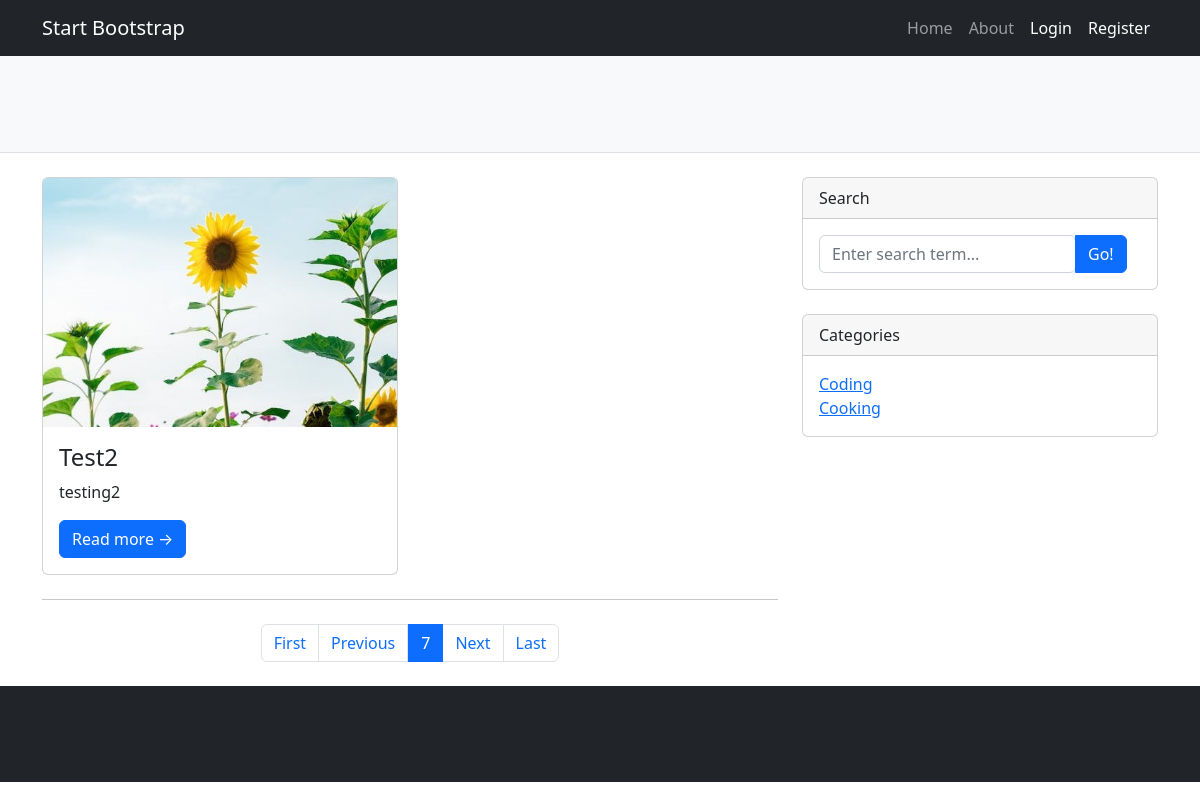
The page /?page=7 on the database as committed earlier.
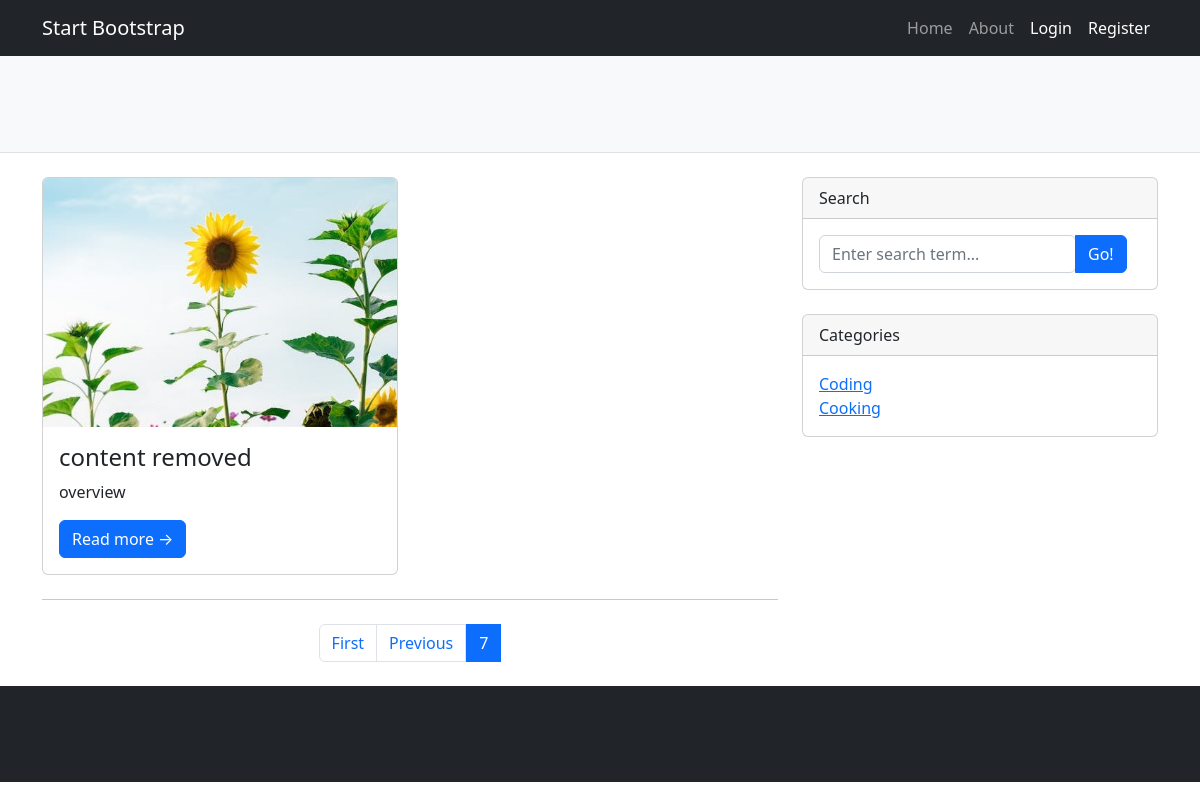
The same page on the database as committed later.
### core/models.py (models this page shows, shortened)
class Post(models.Model):
    author = models.ForeignKey(User, on_delete=models.CASCADE)
    title = models.CharField(max_length=30)
    overview = models.CharField(max_length=60, null=True, blank=True)
    content = RichTextField(blank=True, null=True)
    category = models.ManyToManyField(Category, blank=True)
    thumbnail = models.ImageField(upload_to='media/thumbnails', null=True, blank=True)
    timestamp = models.DateTimeField(auto_now_add=True)
    view_count = models.IntegerField(default=0)

class Category(models.Model):
    category_name = models.CharField(max_length=30)

### core/views.py (the view)
# urls.py: 2. Add a URL to urlpatterns:  path('', views.home, name='home')
def home(request):
    post_list = Post.objects.order_by('timestamp')
    paginator = Paginator(post_list, 1)
    page_number = request.GET.get('page')
    page_obj = paginator.get_page(page_number)
    context = {
        'post_list': post_list,
        'page_obj': page_obj
    }
    return render(request, 'core/index.html', context)

### core/context_processors.py (called while the page is built)
def category_sidebar(request):
    return {'category_list': Category.objects.all()}

### core/templates/core/index.html (shortened to what this page needs)
{% extends 'core/base.html' %}
{% load static %}
{% block content %}
    <header class="py-5 bg-light border-bottom mb-4">
    </header>
    <div class="container">
        <div class="row">
            <div class="col-lg-8">
                <div class="row">
                    <div class="col-lg-6">
                        {% for post in page_obj %}
                            <div class="card mb-4">
                                <a href="">
                                    {% if post.thumbnail %}
                                    <img class="card-img-top"
                                                  src="{{ post.thumbnail.url }}" alt="">
                                    {% else %}
                                    <img class="card-img-top"
                                                  src="{% static 'assets/img/default.jpg' %}" alt="">
                                    {% endif %}
                                </a>
                                <div class="card-body">
                                    <h2 class="card-title h4">{{ post.title }}</h2>
                                    <p class="card-text">{{ post.overview }}</p>
                                    <a class="btn btn-primary" href="{% url 'post-detail' post.id %}">Read more →</a>
                                </div>
                            </div>
                        {% endfor %}
                                </div>
                                <div class="col-lg-6">
                        </div>
                </div>
                <nav aria-label="Pagination">
                    <hr class="my-0"/>
                    <ul class="pagination justify-content-center my-4">
                        {% if page_obj.has_previous %}
                            <li class="page-item"><a class="page-link" href="?page=1">First</a></li>
                            <li class="page-item"><a class="page-link" href="?page={{ page_obj.previous_page_number }}">Previous</a></li>
                        {% endif %}
                        <li class="page-item active page-link" aria-current="page">{{ page_obj.number }}</li>
                        {% if page_obj.has_next %}
                        <li class="page-item"><a class="page-link" href="?page={{ page_obj.next_page_number }}">Next</a></li>
                        <li class="page-item"><a class="page-link" href="?page={{ page_obj.paginator.num_pages }}">Last</a></li>
                        {% endif %}
                    </ul>
                </nav>
            </div>
{% endblock %}

### core/templates/core/base.html (shortened to what this page needs)
{% load static %}
<!DOCTYPE html>
<html lang="en">
<head>
    <link href="{% static 'css/styles.css' %}" rel="stylesheet"/>
</head>
<body>
<nav class="navbar navbar-expand-lg navbar-dark bg-dark">
    <div class="container">
        <a class="navbar-brand" href="{% url 'home' %}">Start Bootstrap</a>
        <div class="collapse navbar-collapse" id="navbarSupportedContent">
            <ul class="navbar-nav ms-auto mb-2 mb-lg-0">
                <li class="nav-item"><a class="nav-link" href="#">Home</a></li>
                <li class="nav-item"><a class="nav-link" href="#!">About</a></li>
                {% if user.is_authenticated %}
                    <li class="nav-item"><a class="nav-link active" aria-current="page"
                                            href="{% url 'logout' %}">Logout</a></li>
                    <li class="nav-item"><a class="nav-link" href="{% url 'add-post' %}">Create Post</a></li>
                {% else %}
                    <li class="nav-item"><a class="nav-link active" aria-current="page"
                                            href="{% url 'login' %}">Login</a></li>
                    <li class="nav-item"><a class="nav-link active" aria-current="page" href="{% url 'register' %}">Register</a>
                    </li>
                {% endif %}
            </ul>
        </div>
    </div>
</nav>
{% block content %}
{% endblock %}
<div class="col-lg-4">
    <div class="card mb-4">
        <div class="card-header">Search</div>
        <div class="card-body">
            <div class="input-group">
                <form action="{% url 'search' %}" method="GET">
                    <input name="q" class="form-control" type="text" placeholder="Enter search term..."
                           aria-label="Enter search term..." aria-describedby="button-search"/>
                </form>
                <button class="btn btn-primary" id="button-search" type="button">Go!</button>
            </div>
        </div>
    </div>
    <div class="card mb-4">
        <div class="card-header">Categories</div>
        <div class="card-body">
            <div class="row">
                <div class="col-sm-6">
                    {% for category in category_list %}
                        <ul class="list-unstyled mb-0">
                            <li><a href="{% url 'category-browse' category.id %}">{{ category.category_name }}</a></li>
                        </ul>
                    {% endfor %}
                </div>
            </div>
        </div>
    </div>
</div>
</div>
</div>
<footer class="py-5 bg-dark">
</footer>
</body>
</html>

Rows that differ between the two databases and show on the page:
no longer on this page (row edited): Post: title "Test2", overview "testing2"
now on this page (row edited): Post: title "content removed", overview "overview"
Other text that changed with them:
text no longer shown: "Next Last"
